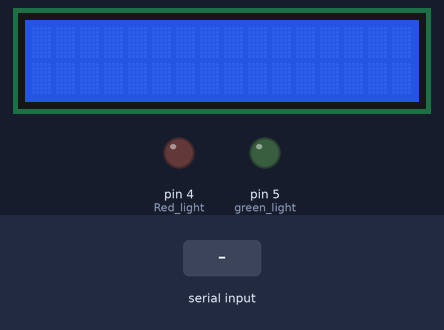
The sketch below on a simulated Arduino Uno, built with avr-gcc and run on an emulated ATmega328P. On the bench: 16×2 character LCD, output pins drawn as LEDs (lit = HIGH). The test bench sets the inputs (shaded band).

Above: at 1.2 s.
1.3 s: "2" received over Serial
At 1.7 s:
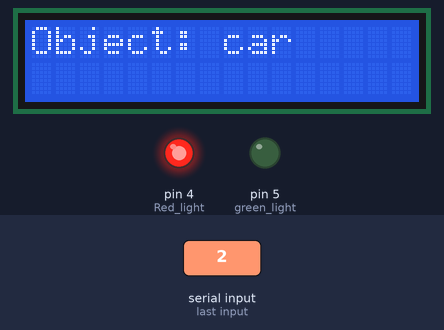
2.8 s: "0" received over Serial
At 3.6 s:
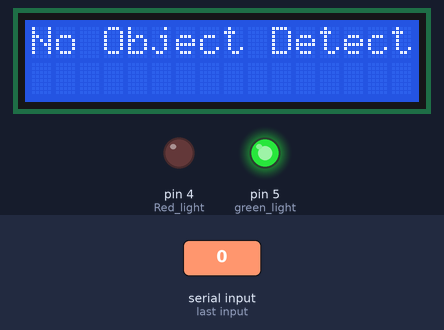
4.3 s: "1" received over Serial
At 5.3 s:
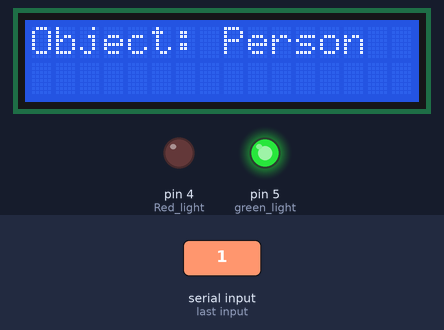
5.8 s: "3" received over Serial
At 7.0 s:
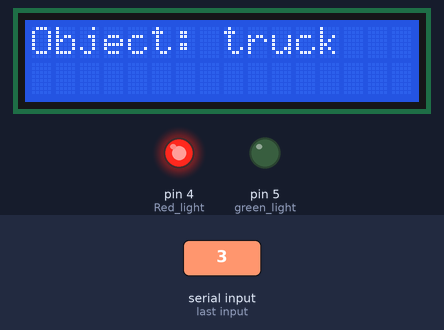
7.3 s: "4" received over Serial
At 8.5 s:
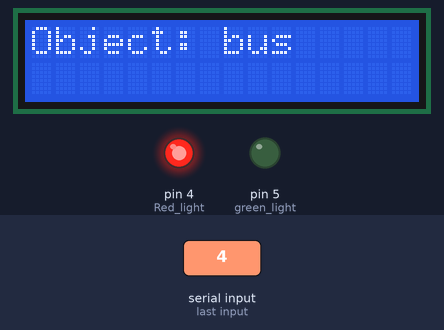
8.8 s: "5" received over Serial
At 10.3 s:
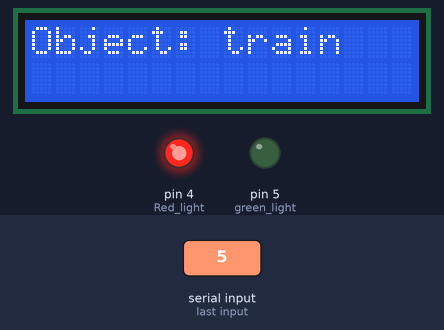
Timing chart, 0 to 11.3 s (numbered marks = the images above; inputs shaded):
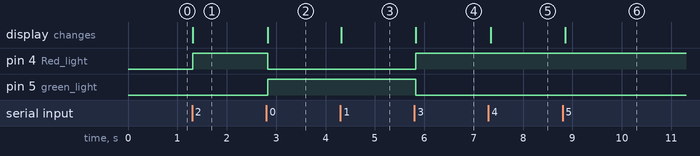

The sketch:

Checkk.ino
```cpp
#include <Wire.h>
#include <LiquidCrystal_I2C.h>


LiquidCrystal_I2C lcd(0x27, 16, 2);

void setup() {
  Serial.begin(9600);
  lcd.begin();
  lcd.backlight();
  pinMode(4, OUTPUT); // Red light
  pinMode(5, OUTPUT);  // green light
}

void loop() {
  if (Serial.available() > 0) {
    char received = Serial.read();


    lcd.clear();


    switch (received) {


      case '1':
        lcd.print("Object: Person");
        digitalWrite(4, LOW);
         delay(1500);
        break;
      case '2':
        lcd.print("Object: car");
        digitalWrite(4, HIGH);
        digitalWrite(5, LOW);
        delay(1500);
        break;
      case '3':
        lcd.print("Object: truck");
        digitalWrite(4, HIGH);
        digitalWrite(5, LOW);
        delay(1500);
        break;
      case '4':
        lcd.print("Object: bus");
        digitalWrite(4, HIGH);
        digitalWrite(5, LOW);
        delay(1500);
        break;
        case '5':
        lcd.print("Object: train");
        digitalWrite(4, HIGH);
        digitalWrite(5, LOW);
        delay(1500);
        break;

      case '6':
        lcd.print("Object: motorcycle");
        digitalWrite(4, HIGH);
        digitalWrite(5, LOW);
        delay(1500);
        break;

      case '7':
        lcd.print("Object:bicycle");
        digitalWrite(4, HIGH);
        digitalWrite(5, LOW);
        delay(1500);
        break;


      case '0':
        lcd.print("No Object Detected");
        digitalWrite(4, LOW);
        digitalWrite(5, HIGH);

        break;
      default:
        lcd.print("Unknown Object");
        digitalWrite(4, LOW);
        digitalWrite(5, HIGH);
        delay(1500);
        break;
    }


  }
}
```

Measured:
- after the input at 1.3 s, pin 4 (Red_light): LOW → HIGH at once; the display: changes at once (image 1)
- after the input at 2.8 s, pin 4 (Red_light): HIGH → LOW at once; pin 5 (green_light): LOW → HIGH at once; the display: changes at once (image 2)
- after the input at 4.3 s, the display: changes at once (image 3)
- after the input at 5.8 s, pin 4 (Red_light): LOW → HIGH at once; pin 5 (green_light): HIGH → LOW at once; the display: changes at once (image 4)
- after the input at 7.3 s, the display: changes at once (image 5)
- after the input at 8.8 s, the display: changes after 0.06 s (image 6)
